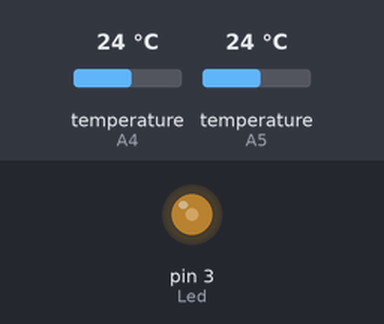
The sketch below on a simulated Arduino Uno, built with avr-gcc and run on an emulated ATmega328P. Shown: output pins drawn as LEDs (lit = HIGH). Inputs (shaded band) come from the test bench; at power-on: temperature (sensors on A4, A5) 24 °C. What the sketch prints to the serial monitor is not drawn.

Above: at 0.1 s.
Timing chart, 0 to 1.6 s (numbered marks = the images above):
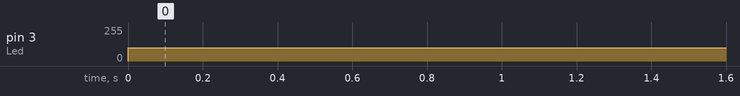

Measured:
- by itself, pin 3 (Led): 0/255 → 100/255 at 0.00 s

The sketch:

thermistor.ino
```cpp
// один датчик лучше читать без адресации, это сильно экономит память
#include <microDS18B20.h>
//#include "GyverPID.h"
//GyverPID regulator(0.1, 0.05, 0.01, 10);// коэф. П, коэф. И, коэф. Д, период дискретизации dt (мс)
MicroDS18B20<A4> sensor1;
MicroDS18B20<A5> sensor2;
const int Led = 3;
float T1 = 0;
float T2 = 0;
float Setpoint = 60;
float power = 100;


void setup() {


  Serial.begin(9600);
  pinMode(Led, OUTPUT);
}
void loop() {
              // читаем с датчика температуру
  //regulator.input = T1;   // сообщаем регулятору текущую температуру

  // getResultTimer возвращает значение для управляющего устройства
  // (после вызова можно получать это значение как regulator.output)
  // обновление происходит по встроенному таймеру на millis()


  analogWrite(Led,power);
  sensor1.requestTemp();
  sensor2.requestTemp();


  delay(1000);


  if (sensor1.readTemp()){
    T1 = sensor1.getTemp();
  } else Serial.println("error_A4");

  if (sensor2.readTemp()){
    T2 = sensor2.getTemp();

  } else Serial.println("error_A5");

  Serial.print("Power value: ");
  Serial.println(power);
  Serial.print("Middle temp (A4): ");
  Serial.println(T1);

  Serial.print("Edge temp (A5): ");
  Serial.println(T2);
  Serial.println();
}
```
